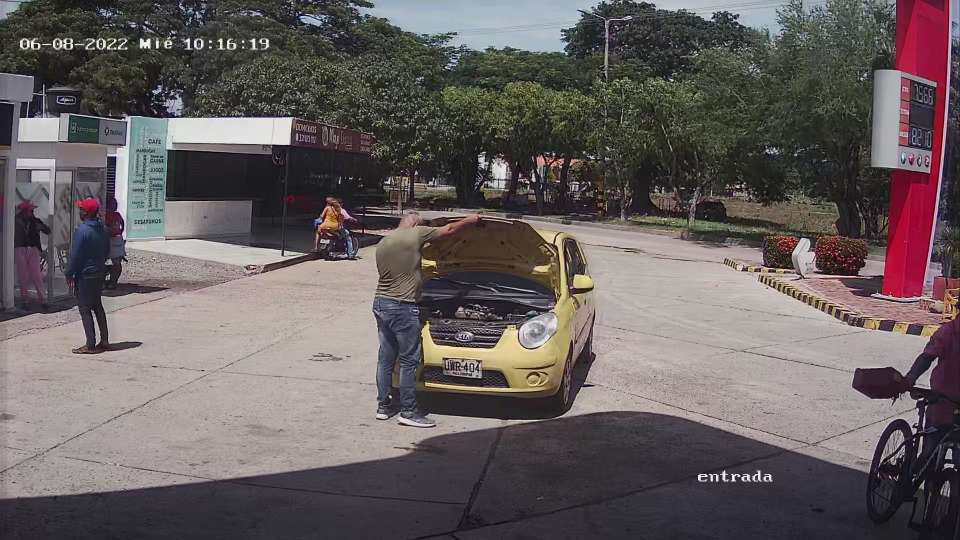
#> input picture placa1.jpg, 1920 x 1080 px (shown at 1/2 size)
$ python placasAutos.py
#> lines starting #> are read from the running program, lines starting #| are printed output that depends on the picture; after the words box and inside, x2 and y2 are one past the last pixel; in counts of white or black regions, pixels touching at a corner belong together
import cv2
import pytesseract

pytesseract.pytesseract.tesseract_cmd = r'C:\Program Files\Tesseract-OCR'

placa = []

image = cv2.imread('placa1.jpg')
#> image is the input picture: shape (1080, 1920, 3); mean B, G, R 94.8, 94.7, 102.3
gray = cv2.cvtColor(image, cv2.COLOR_BGR2GRAY)
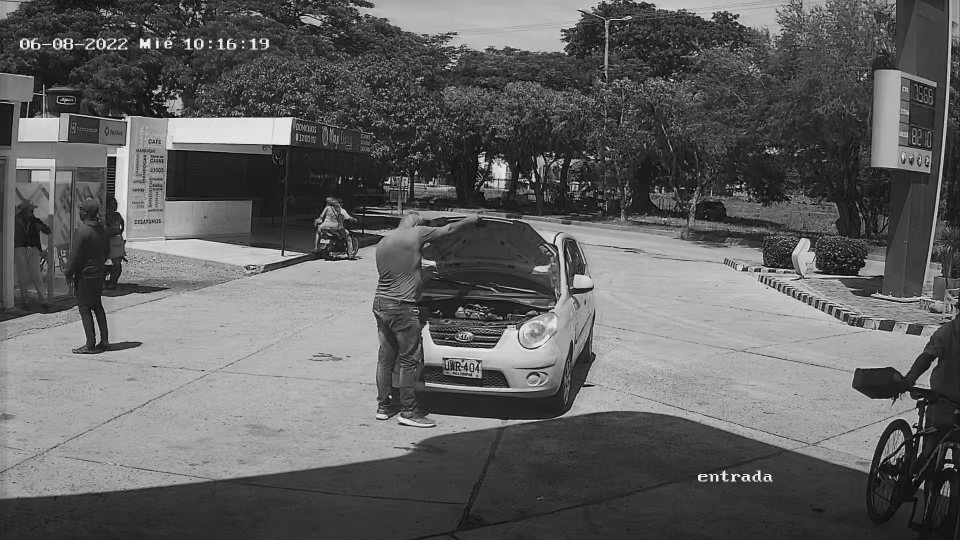
#> gray: shape (1080, 1920) (shown at 1/2 size); min 0, max 255, mean 97
gray = cv2.blur(gray, (3,3))
canny = cv2.Canny(gray, 150, 200)
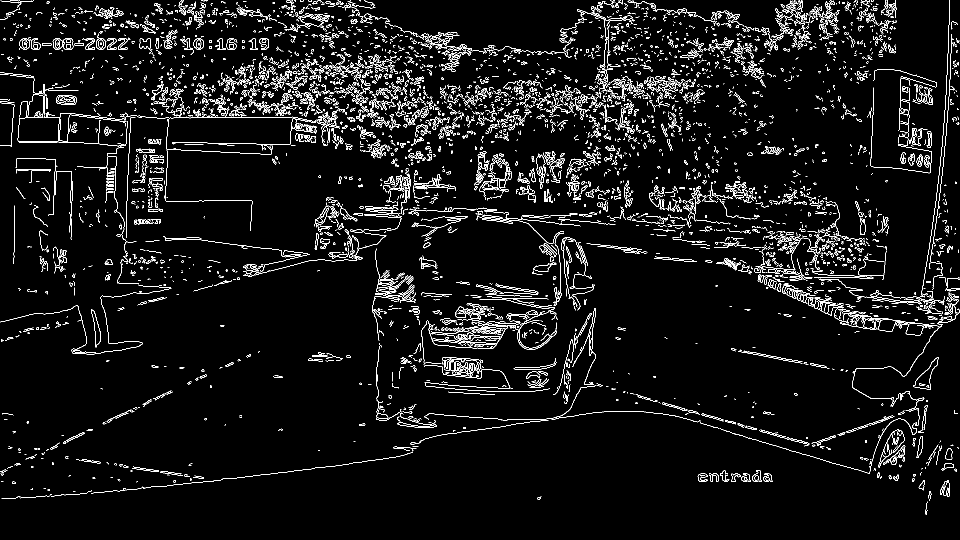
#> canny: shape (1080, 1920) (shown at 1/2 size); 5.2% white in thin lines or dots
canny = cv2.dilate(canny, None, iterations=1)
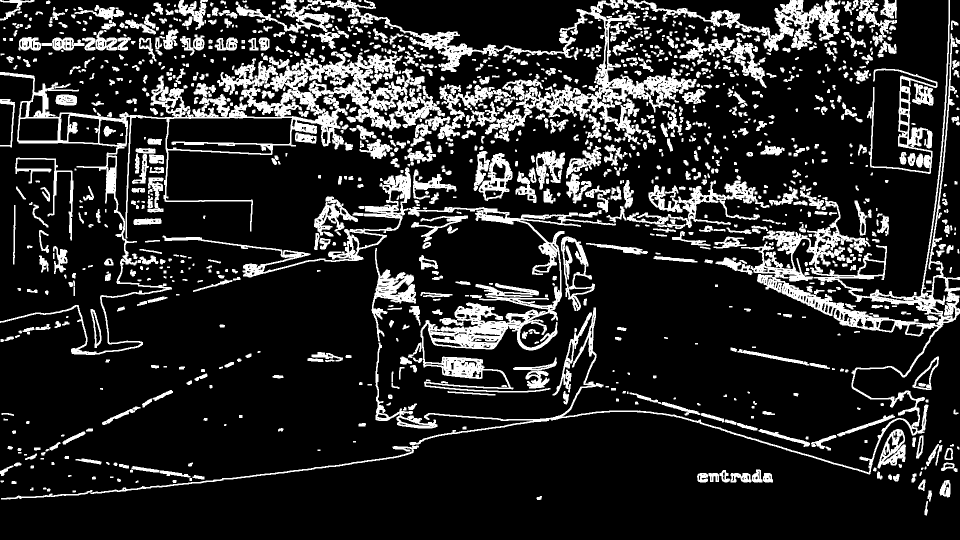
#> canny: shape (1080, 1920) (shown at 1/2 size); 16.6% white; 1229 white regions (108 under 20 px)
cnts,_ = cv2.findContours(canny, cv2.RETR_LIST, cv2.CHAIN_APPROX_SIMPLE)
#> cnts = 2920 contours, 1626 with area under 20; largest, box (x1, y1, x2, y2) and area: (0, 103, 849, 710) 75770, (819, 0, 1920, 949) 49244, (471, 0, 1393, 285) 31040, (816, 413, 1232, 785) 23912, (333, 235, 585, 308) 14926

#cv2.drawContours(image, cnts, -1, (0, 255,0),2)

for c in cnts:
    area = cv2.contourArea(c)

    if area > 15000:
        print('area =', area)
        cv2.drawContours(image, [c], 0, (0, 255,0),2)
#> this loop made 2920 passes
#> area on passes 1, 3, 4: 92, 50, 107.5
#| area = 23912.5
#| area = 75770.5
#| area = 49244.5
#| area = 31040.5
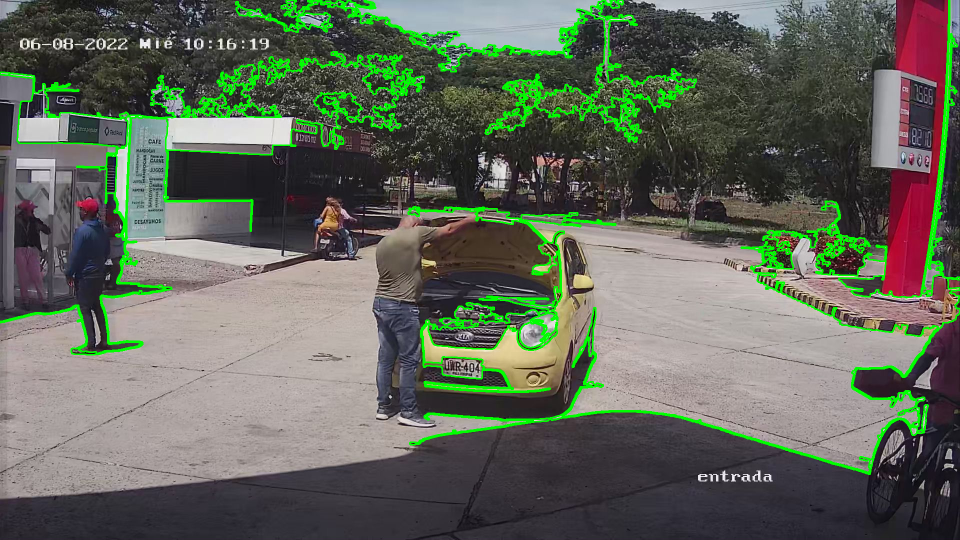
#> image: shape (1080, 1920, 3) (shown at 1/2 size); 5.25% of pixels changed, all inside (x1, y1, x2, y2) = (0, 0, 1920, 950)


cv2.imshow('Image', image)
cv2.imshow('Canny', canny)

cv2.moveWindow('Image', 45, 10)
cv2.waitKey(0)

$ run again, with placa2.jpg copied over placa1.jpg
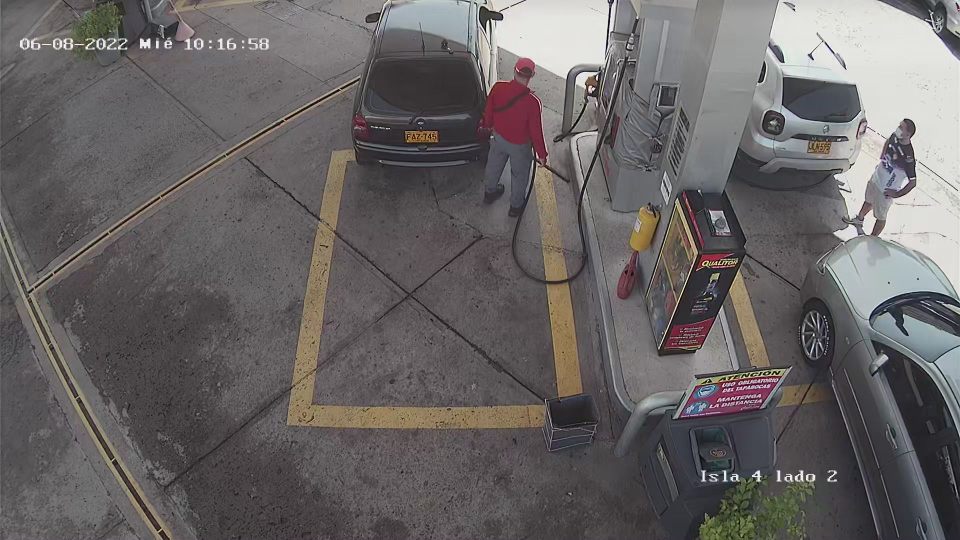
#> input picture placa2.jpg, 1920 x 1080 px (shown at 1/2 size)
#> image is the input picture: shape (1080, 1920, 3); mean B, G, R 100.7, 100.7, 104.4
#> `canny = cv2.dilate(canny, None, iterations=1)`:
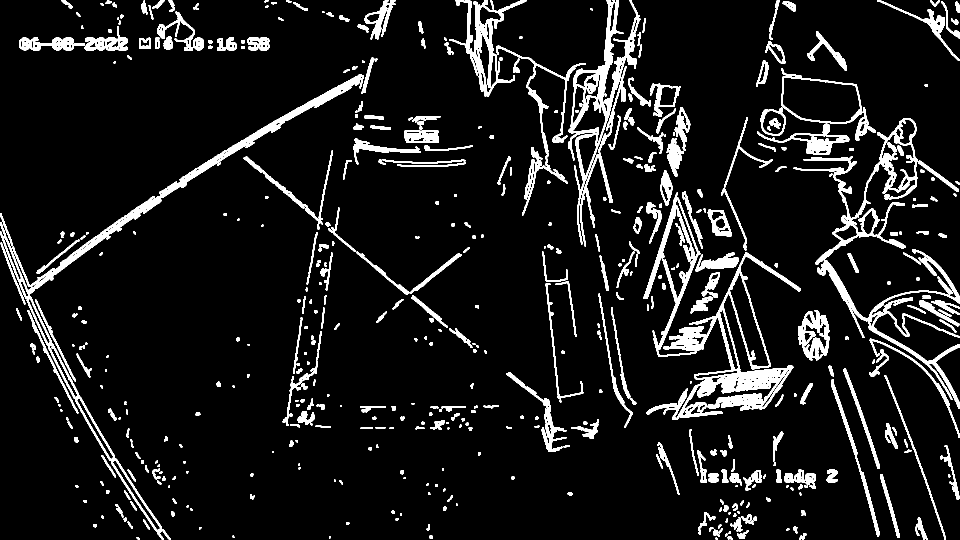
#> canny: shape (1080, 1920) (shown at 1/2 size); 9% white; 531 white regions (26 under 20 px)
#> cnts = 1625 contours, 1049 with area under 20; largest, box (x1, y1, x2, y2) and area: (1287, 385, 1602, 839) 29016, (0, 148, 723, 1080) 19261, (1136, 0, 1281, 401) 15804, (1587, 236, 1918, 530) 14810, (1562, 153, 1725, 247) 12226
#> the loop `for c in cnts:` made 1625 passes
#> area on passes 4, 6, 12: 40.5, 28.5, 80
#> (printed output is left out)
#> after the loop `for c in cnts:`:
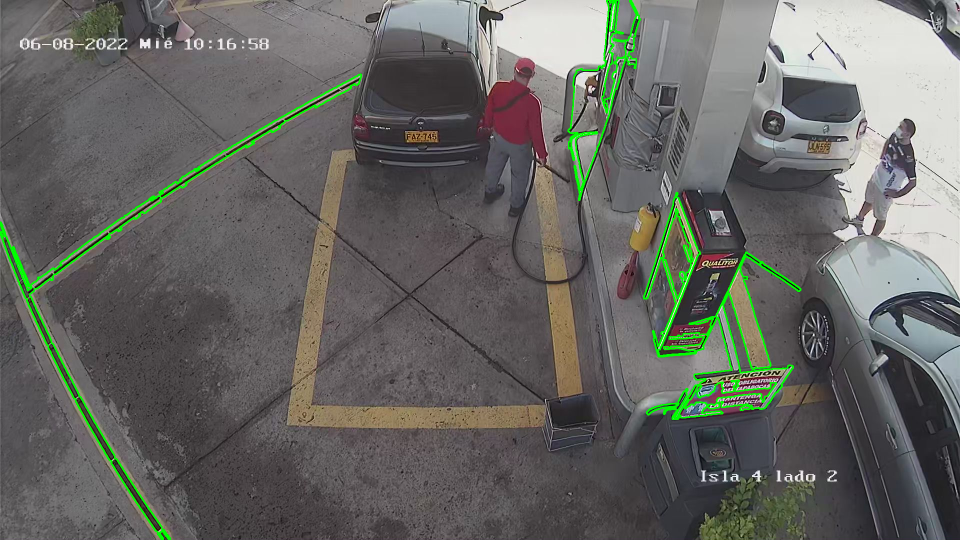
#> image: shape (1080, 1920, 3) (shown at 1/2 size); 1.74% of pixels changed, all inside (x1, y1, x2, y2) = (0, 0, 1603, 1080)
